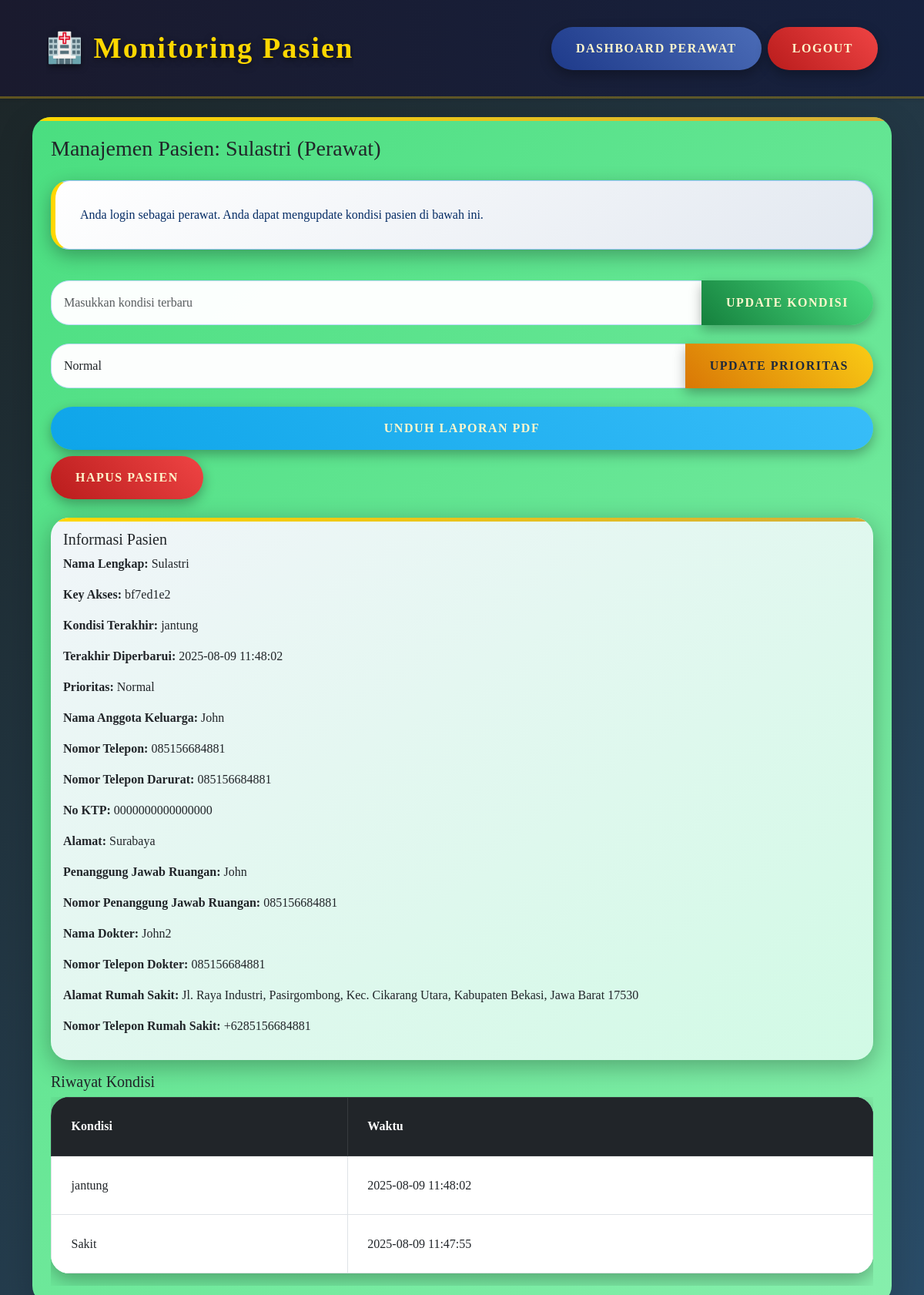
/patient/2 (signed in), run on an earlier commit of the app's database.
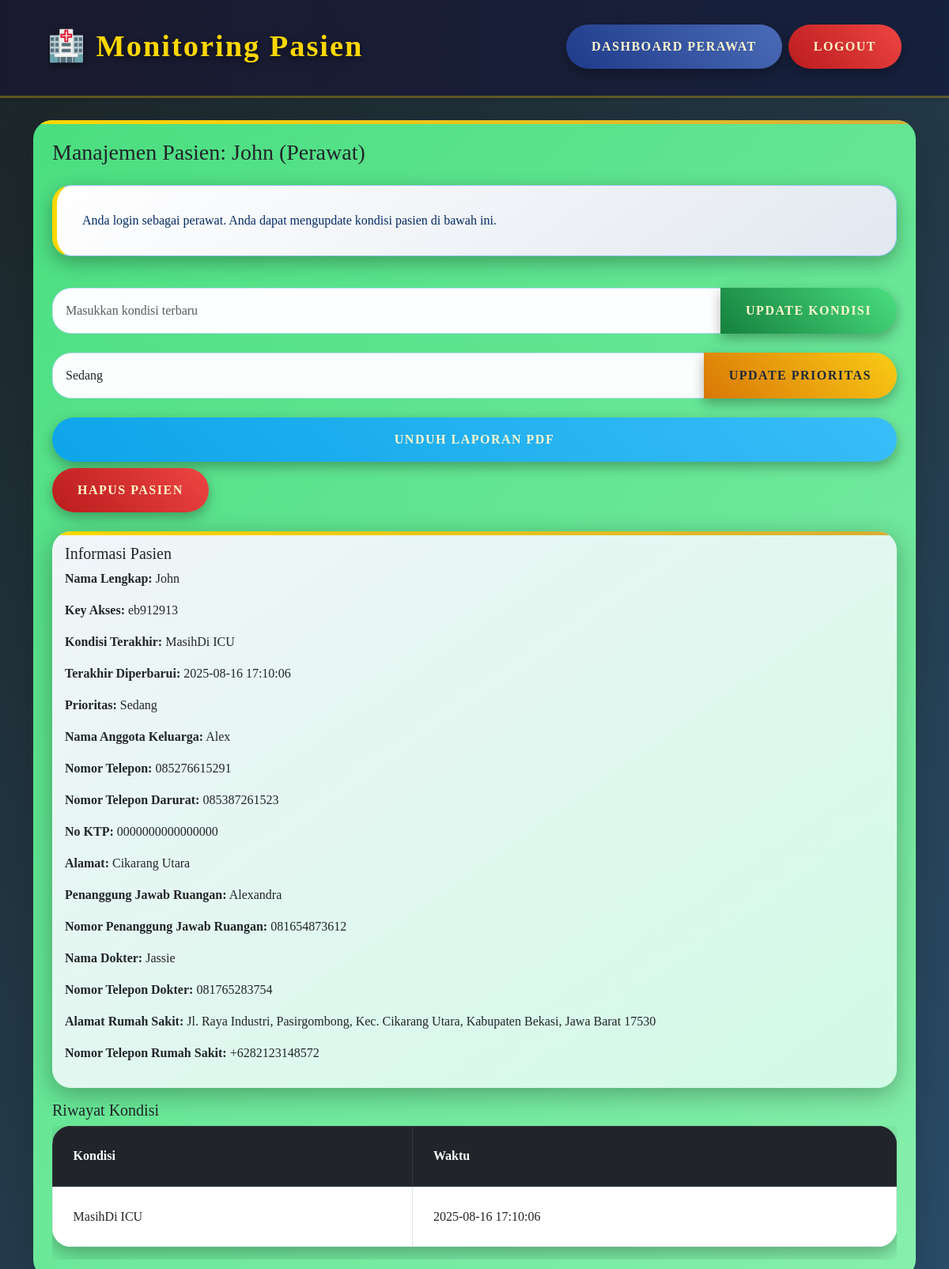
And on a later commit of the database.
### tables this page shows
CREATE TABLE patient (
                    id INTEGER PRIMARY KEY AUTOINCREMENT,
                    name TEXT NOT NULL,
                    access_key TEXT NOT NULL,
                    condition TEXT,
                    family_member_name TEXT,
                    phone_number TEXT,
                    emergency_phone_number TEXT,
                    id_card_number TEXT,
                    address TEXT,
                    room_responsible_person TEXT,
                    room_responsible_phone TEXT,
                    doctor_name TEXT,
                    doctor_phone TEXT,
                    priority INTEGER DEFAULT 0,
                    last_updated TEXT
                );

CREATE TABLE hospital (
                    id INTEGER PRIMARY KEY AUTOINCREMENT,
                    address TEXT NOT NULL,
                    phone_number TEXT NOT NULL
                );

CREATE TABLE condition_history (
                    id INTEGER PRIMARY KEY AUTOINCREMENT,
                    patient_id INTEGER,
                    condition TEXT,
                    timestamp TEXT,
                    FOREIGN KEY (patient_id) REFERENCES patient(id)
                );

### app.py (the view, shortened to what this page needs)
@app.route('/patient/<int:patient_id>', methods=['GET', 'POST'])
def patient_detail(patient_id):
    if 'nurse' not in session:
        flash("Hanya perawat yang dapat mengakses halaman ini!", "warning")
        return redirect(url_for('access_patient', patient_id=patient_id))
    conn = sqlite3.connect('database.db')
    c = conn.cursor()
    c.execute("SELECT * FROM patient WHERE id=?", (patient_id,))
    patient = c.fetchone()
    c.execute("SELECT condition, timestamp FROM condition_history WHERE patient_id=? ORDER BY timestamp DESC", (patient_id,))
    history = c.fetchall()
    c.execute("SELECT address, phone_number FROM hospital WHERE id=1")
    hospital = c.fetchone()
    conn.close()
    if not patient:
        flash("Pasien tidak ditemukan!", "danger")
        return redirect(url_for('nurse_dashboard'))
    return render_template('patient_detail.html', patient=patient, history=history, hospital=hospital)

### templates/patient_detail.html (shortened to what this page needs)
{% extends "base.html" %}
{% block content %}
<div class="card shadow-lg p-4 nurse-view">
    <h3 class="mb-4">Manajemen Pasien: {{ patient[1] }} (Perawat)</h3>
    <div class="alert alert-primary" role="alert">
        Anda login sebagai perawat. Anda dapat mengupdate kondisi pasien di bawah ini.
    </div>
    <form method="POST" class="mb-4" id="conditionForm">
        <div class="input-group">
            <input type="text" name="condition" class="form-control shake-on-focus" placeholder="Masukkan kondisi terbaru" required>
            <button type="submit" class="btn btn-success">Update Kondisi</button>
        </div>
    </form>
    <form method="POST" class="mb-4">
        <div class="input-group">
            <select name="priority" class="form-control">
                <option value="0" {% if patient[13] == 0 %}selected{% endif %}>Normal</option>
                <option value="1" {% if patient[13] == 1 %}selected{% endif %}>Sedang</option>
            </select>
            <button type="submit" class="btn btn-warning">Update Prioritas</button>
        </div>
    </form>
    <a href="{{ url_for('generate_report', patient_id=patient[0]) }}" class="btn btn-info mb-2">Unduh Laporan PDF</a>
    <form action="{{ url_for('delete_patient', patient_id=patient[0]) }}" method="POST" style="display:inline;">
        <button type="submit" class="btn btn-danger mb-4" onclick="return confirm('Apakah Anda yakin ingin menghapus pasien ini?');">Hapus Pasien</button>
    </form>
    <div class="card mb-3">
        <div class="card-body" id="patient-info">
            <h5 class="card-title">Informasi Pasien</h5>
            <p><strong>Nama Lengkap:</strong> {{ patient[1] }}</p>
            <p><strong>Key Akses:</strong> {{ patient[2] }}</p>
            <p><strong>Kondisi Terakhir:</strong> {{ patient[3] if patient[3] else 'Belum ada kondisi terbaru' }}</p>
            <p><strong>Terakhir Diperbarui:</strong> {{ patient[14] if patient[14] else '-' }}</p>
            <p><strong>Prioritas:</strong>
                {% if patient[13] == 2 %}
                    Tinggi
                {% elif patient[13] == 1 %}
                    Sedang
                {% else %}
                    Normal
                {% endif %}
            </p>
            <p><strong>Nama Anggota Keluarga:</strong> {{ patient[4] if patient[4] else '-' }}</p>
            <p><strong>Nomor Telepon:</strong> {{ patient[5] if patient[5] else '-' }}</p>
            <p><strong>Nomor Telepon Darurat:</strong> {{ patient[6] if patient[6] else '-' }}</p>
            <p><strong>No KTP:</strong> {{ patient[7] if patient[7] else '-' }}</p>
            <p><strong>Alamat:</strong> {{ patient[8] if patient[8] else '-' }}</p>
            <p><strong>Penanggung Jawab Ruangan:</strong> {{ patient[9] if patient[9] else '-' }}</p>
            <p><strong>Nomor Penanggung Jawab Ruangan:</strong> {{ patient[10] if patient[10] else '-' }}</p>
            <p><strong>Nama Dokter:</strong> {{ patient[11] if patient[11] else '-' }}</p>
            <p><strong>Nomor Telepon Dokter:</strong> {{ patient[12] if patient[12] else '-' }}</p>
            <p><strong>Alamat Rumah Sakit:</strong> {{ hospital[0] }}</p>
            <p><strong>Nomor Telepon Rumah Sakit:</strong> {{ hospital[1] }}</p>
        </div>
    </div>
    <h5>Riwayat Kondisi</h5>
    <div class="table-responsive">
        <table class="table table-bordered table-hover" id="history-table">
            <thead class="table-dark">
                <tr>
                    <th>Kondisi</th>
                    <th>Waktu</th>
                </tr>
            </thead>
            <tbody id="history-table-body">
                {% for entry in history %}
                <tr>
                    <td>{{ entry[0] }}</td>
                    <td>{{ entry[1] }}</td>
                </tr>
                {% else %}
                <tr>
                    <td colspan="2" class="text-center">Belum ada riwayat kondisi.</td>
                </tr>
                {% endfor %}
            </tbody>
        </table>
    </div>
</div>
{% endblock %}

### templates/base.html (shortened to what this page needs)
<!DOCTYPE html>
<html lang="id">
<head>
    <link href="https://cdn.jsdelivr.net/npm/bootstrap@5.3.0/dist/css/bootstrap.min.css" rel="stylesheet">
    <link rel="stylesheet" href="{{ url_for('static', filename='style.css') }}">
</head>
<body>
<nav class="navbar navbar-expand-lg navbar-dark bg-dark shadow-sm">
    <div class="container-fluid">
        <a class="navbar-brand" href="{{ url_for('landing') }}">🏥 Monitoring Pasien</a>
        <div class="collapse navbar-collapse" id="navbarNav">
            <ul class="navbar-nav ms-auto">
                {% if session.get('nurse') %}
                <li class="nav-item">
                    <a href="{{ url_for('nurse_dashboard') }}" class="btn btn-primary me-2">Dashboard Perawat</a>
                </li>
                <li class="nav-item">
                    <a href="{{ url_for('logout') }}" class="btn btn-danger">Logout</a>
                </li>
                {% endif %}
            </ul>
        </div>
    </div>
</nav>
<div class="container mt-4">
    {% block content %}{% endblock %}
</div>
</body>
</html>

### static/style.css (style rules this page uses)
body { background: linear-gradient(135deg, #1c2526 0%, #2a4d69 100%); font-family: 'Playfair Display', 'Georgia', serif; min-height: 100vh; margin: 0; display: flex; flex-direction: column; color: #e2e8f0; overflow-x: hidden; background-attachment: fixed; animation: subtleGlow 12s ease infinite; }
.navbar { background: linear-gradient(90deg, #1a1a2e 0%, #16213e 100%) !important; padding: 1.8rem 3rem; box-shadow: 0 6px 20px rgba(0, 0, 0, 0.5); transition: box-shadow 0.4s ease, transform 0.4s ease; position: sticky; top: 0; z-index: 1000; border-bottom: 3px solid rgba(255, 215, 0, 0.3); backdrop-filter: blur(15px); }
.navbar-brand { font-weight: 700; font-size: 2.4rem; color: #ffd700; text-shadow: 0 3px 8px rgba(0, 0, 0, 0.5); transition: all 0.4s ease; letter-spacing: 2px; position: relative; overflow: hidden; }
.navbar-brand::before { content: ''; position: absolute; top: 0; left: -100%; width: 100%; height: 100%; background: linear-gradient(90deg, transparent, rgba(255, 215, 0, 0.4), transparent); transition: left 0.5s ease; }
.card { border: none; border-radius: 24px; background: linear-gradient(145deg, #ffffff 0%, #e2e8f0 100%); backdrop-filter: blur(18px); box-shadow: 0 8px 32px rgba(0, 0, 0, 0.3); transition: all 0.5s ease; overflow: hidden; position: relative; animation: cardEntrance 1s ease-out; }
.card::before { content: ''; position: absolute; top: 0; left: 0; width: 100%; height: 5px; background: linear-gradient(90deg, #ffd700, #d4af37); border-radius: 24px 24px 0 0; }
.btn { border-radius: 50px; padding: 16px 32px; font-weight: 700; text-transform: uppercase; letter-spacing: 1.5px; transition: all 0.4s ease; position: relative; overflow: hidden; box-shadow: 0 6px 16px rgba(0, 0, 0, 0.3); }
.btn::before { content: ''; position: absolute; top: 50%; left: 50%; width: 0; height: 0; background: rgba(255, 215, 0, 0.4); border-radius: 50%; transform: translate(-50%, -50%); transition: width 0.6s ease, height 0.6s ease; z-index: -1; }
.btn-primary { background: linear-gradient(45deg, #1e3a8a, #4b6cb7); border: none; color: #fff7cc; }
.btn-success { background: linear-gradient(45deg, #15803d, #4ade80); border: none; color: #fff7cc; }
.btn-danger { background: linear-gradient(45deg, #b91c1c, #ef4444); border: none; color: #fff7cc; }
.btn-info { background: linear-gradient(45deg, #0ea5e9, #38bdf8); border: none; color: #fff7cc; }
.btn-warning { background: linear-gradient(45deg, #d97706, #facc15); border: none; color: #1e293b; }
.alert { border-radius: 24px; margin-bottom: 2.5rem; padding: 2rem; background: linear-gradient(145deg, #ffffff 0%, #e2e8f0 100%); backdrop-filter: blur(15px); box-shadow: 0 8px 24px rgba(0, 0, 0, 0.3); border-left: 6px solid #ffd700; animation: pulseGlow 2.5s ease-in-out infinite; }
.table { border-radius: 24px; overflow: hidden; background: linear-gradient(145deg, #ffffff 0%, #e2e8f0 100%); box-shadow: 0 8px 24px rgba(0, 0, 0, 0.3); }
.table thead { background: linear-gradient(45deg, #1a1a2e, #16213e); color: #fff7cc; }
.table th, .table td { vertical-align: middle; padding: 1.6rem; }
.form-control, .form-select { border-radius: 24px; border: 1px solid #bfdbfe; padding: 1rem; background: rgba(255, 255, 255, 0.98); transition: all 0.4s ease; }
.nurse-view { background: linear-gradient(135deg, #4ade80 0%, #86efac 100%); animation: subtleGlow 15s ease infinite; }
.nurse-view .card { background: linear-gradient(145deg, #f1f5f9 0%, #d1fae5 100%); backdrop-filter: blur(15px); }

What changed in the data, as far as the page shows it:
removed condition_history: condition "jantung", timestamp "2025-08-09 11:48:02"
removed condition_history: condition "Sakit", timestamp "2025-08-09 11:47:55"
changed patient "John": name "Sulastri" → "John"; priority "Normal" → "Sedang"; access_key "bf7ed1e2" → "eb912913"; condition "jantung" → "MasihDi ICU"; last_updated "2025-08-09 11:48:02" → "2025-08-16 17:10:06"; family_member_name "John" → "Alex"; phone_number "085156684881" → "085276615291"; emergency_phone_number "085156684881" → "085387261523"; address "Surabaya" → "Cikarang Utara"; room_responsible_person "John" → "Alexandra"; room_responsible_phone "085156684881" → "081654873612"; doctor_name "John2" → "Jassie"; doctor_phone "085156684881" → "081765283754"
changed hospital: phone_number "+6285156684881" → "+6282123148572"
now on this page (row edited): condition_history: condition "MasihDi ICU", timestamp "2025-08-16 17:10:06"
Also different on the page:
text no longer shown: "Normal"
text now shown: "Sedang"
